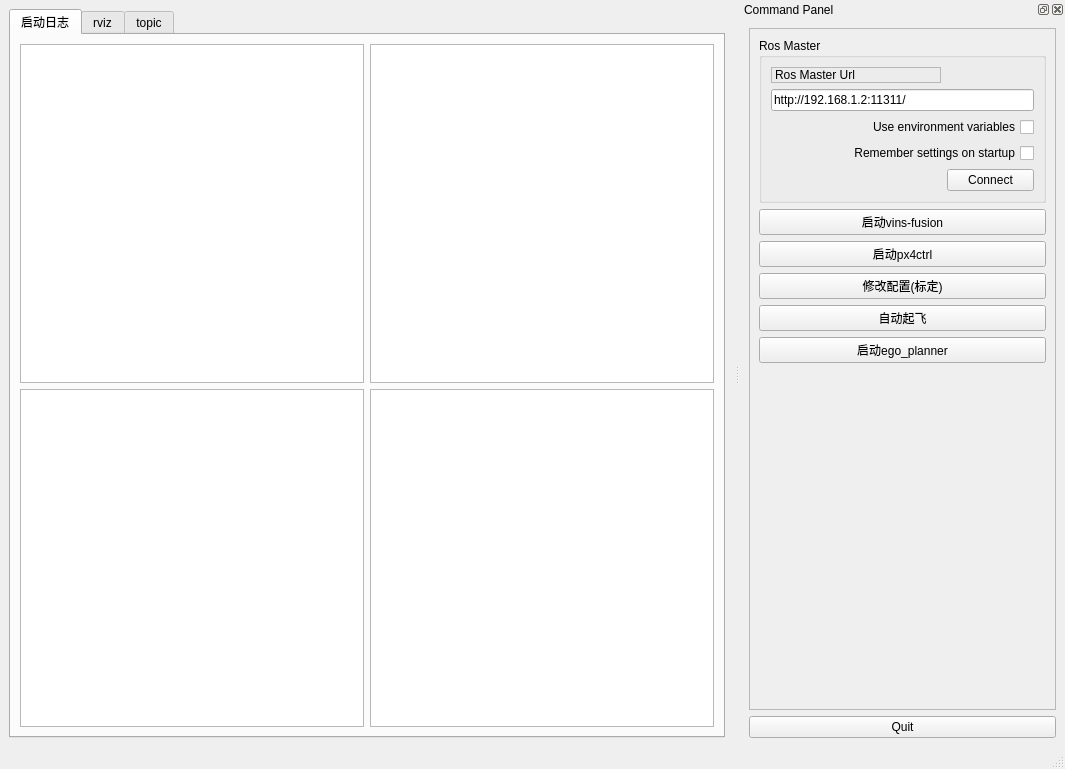
<?xml version="1.0" encoding="UTF-8"?>
<ui version="4.0">
 <class>MainWindowDesign</class>
 <widget class="QMainWindow" name="MainWindowDesign">
  <property name="geometry">
   <rect>
    <x>0</x>
    <y>0</y>
    <width>1065</width>
    <height>769</height>
   </rect>
  </property>
  <property name="windowTitle">
   <string>QRosApp</string>
  </property>
  <property name="windowIcon">
   <iconset>
    <normaloff>:/images/icon.png</normaloff>:/images/icon.png</iconset>
  </property>
  <property name="locale">
   <locale language="English" country="Australia"/>
  </property>
  <widget class="QWidget" name="centralwidget">
   <layout class="QGridLayout" name="gridLayout_2">
    <item row="0" column="0">
     <widget class="QTabWidget" name="tab_manager">
      <property name="enabled">
       <bool>true</bool>
      </property>
      <property name="minimumSize">
       <size>
        <width>100</width>
        <height>0</height>
       </size>
      </property>
      <property name="locale">
       <locale language="English" country="Australia"/>
      </property>
      <property name="currentIndex">
       <number>0</number>
      </property>
      <widget class="QWidget" name="tab_log">
       <attribute name="title">
        <string>启动日志</string>
       </attribute>
       <layout class="QGridLayout" name="gridLayout_3">
        <item row="0" column="0">
         <widget class="QPlainTextEdit" name="txtEdit_launchVins">
          <property name="enabled">
           <bool>true</bool>
          </property>
         </widget>
        </item>
        <item row="4" column="0">
         <widget class="QPlainTextEdit" name="txtEdit_launchTakeoff"/>
        </item>
        <item row="0" column="1">
         <widget class="QPlainTextEdit" name="txtEdit_launchPx4ctrl"/>
        </item>
        <item row="4" column="1">
         <widget class="QPlainTextEdit" name="txtEdit_launchPlanner"/>
        </item>
       </layout>
      </widget>
      <widget class="QWidget" name="tab_rviz">
       <attribute name="title">
        <string>rviz</string>
       </attribute>
      </widget>
      <widget class="QWidget" name="tab_topic">
       <attribute name="title">
        <string>topic</string>
       </attribute>
      </widget>
     </widget>
    </item>
   </layout>
  </widget>
  <widget class="QMenuBar" name="menubar">
   <property name="geometry">
    <rect>
     <x>0</x>
     <y>0</y>
     <width>1065</width>
     <height>28</height>
    </rect>
   </property>
  </widget>
  <widget class="QStatusBar" name="statusbar"/>
  <widget class="QDockWidget" name="dock_status">
   <property name="enabled">
    <bool>true</bool>
   </property>
   <property name="sizePolicy">
    <sizepolicy hsizetype="Minimum" vsizetype="Preferred">
     <horstretch>0</horstretch>
     <verstretch>0</verstretch>
    </sizepolicy>
   </property>
   <property name="minimumSize">
    <size>
     <width>325</width>
     <height>574</height>
    </size>
   </property>
   <property name="floating">
    <bool>false</bool>
   </property>
   <property name="allowedAreas">
    <set>Qt::RightDockWidgetArea</set>
   </property>
   <property name="windowTitle">
    <string>Command Panel</string>
   </property>
   <attribute name="dockWidgetArea">
    <number>2</number>
   </attribute>
   <widget class="QWidget" name="dockWidgetContents_2">
    <layout class="QVBoxLayout" name="verticalLayout">
     <item>
      <widget class="QFrame" name="frame">
       <property name="sizePolicy">
        <sizepolicy hsizetype="Minimum" vsizetype="Preferred">
         <horstretch>0</horstretch>
         <verstretch>0</verstretch>
        </sizepolicy>
       </property>
       <property name="frameShape">
        <enum>QFrame::StyledPanel</enum>
       </property>
       <property name="frameShadow">
        <enum>QFrame::Raised</enum>
       </property>
       <layout class="QVBoxLayout" name="verticalLayout_3">
        <item>
         <widget class="QGroupBox" name="groupBox">
          <property name="title">
           <string>Ros Master</string>
          </property>
          <layout class="QGridLayout" name="gridLayout">
           <item row="1" column="0" colspan="2">
            <widget class="QLineEdit" name="line_edit_master">
             <property name="text">
              <string>http://192.168.1.2:11311/</string>
             </property>
            </widget>
           </item>
           <item row="3" column="0" colspan="2">
            <widget class="QCheckBox" name="checkbox_remember_settings">
             <property name="layoutDirection">
              <enum>Qt::RightToLeft</enum>
             </property>
             <property name="text">
              <string>Remember settings on startup</string>
             </property>
            </widget>
           </item>
           <item row="0" column="0">
            <widget class="QLabel" name="label">
             <property name="frameShape">
              <enum>QFrame::StyledPanel</enum>
             </property>
             <property name="frameShadow">
              <enum>QFrame::Raised</enum>
             </property>
             <property name="text">
              <string>Ros Master Url</string>
             </property>
            </widget>
           </item>
           <item row="4" column="1">
            <widget class="QPushButton" name="button_connect">
             <property name="enabled">
              <bool>true</bool>
             </property>
             <property name="sizePolicy">
              <sizepolicy hsizetype="MinimumExpanding" vsizetype="Fixed">
               <horstretch>0</horstretch>
               <verstretch>0</verstretch>
              </sizepolicy>
             </property>
             <property name="toolTip">
              <string>Set the target to the current joint trajectory state.</string>
             </property>
             <property name="statusTip">
              <string>Clear all waypoints and set the target to the current joint trajectory state.</string>
             </property>
             <property name="text">
              <string>Connect</string>
             </property>
            </widget>
           </item>
           <item row="4" column="0">
            <spacer name="horizontalSpacer">
             <property name="orientation">
              <enum>Qt::Horizontal</enum>
             </property>
             <property name="sizeHint" stdset="0">
              <size>
               <width>170</width>
               <height>21</height>
              </size>
             </property>
            </spacer>
           </item>
           <item row="2" column="0" colspan="2">
            <widget class="QCheckBox" name="checkbox_use_environment">
             <property name="layoutDirection">
              <enum>Qt::RightToLeft</enum>
             </property>
             <property name="text">
              <string>Use environment variables</string>
             </property>
            </widget>
           </item>
          </layout>
         </widget>
        </item>
        <item>
         <widget class="QPushButton" name="btn_launchVins">
          <property name="text">
           <string>启动vins-fusion</string>
          </property>
         </widget>
        </item>
        <item>
         <widget class="QPushButton" name="btn_launchPx4ctrl">
          <property name="text">
           <string>启动px4ctrl</string>
          </property>
         </widget>
        </item>
        <item>
         <widget class="QPushButton" name="btn_config">
          <property name="text">
           <string>修改配置(标定)</string>
          </property>
         </widget>
        </item>
        <item>
         <widget class="QPushButton" name="btn_launchTakeoff">
          <property name="text">
           <string>自动起飞</string>
          </property>
         </widget>
        </item>
        <item>
         <widget class="QPushButton" name="btn_launchPlanner">
          <property name="text">
           <string>启动ego_planner</string>
          </property>
         </widget>
        </item>
        <item>
         <spacer name="verticalSpacer_3">
          <property name="orientation">
           <enum>Qt::Vertical</enum>
          </property>
          <property name="sizeHint" stdset="0">
           <size>
            <width>20</width>
            <height>233</height>
           </size>
          </property>
         </spacer>
        </item>
       </layout>
      </widget>
     </item>
     <item>
      <widget class="QPushButton" name="quit_button">
       <property name="sizePolicy">
        <sizepolicy hsizetype="MinimumExpanding" vsizetype="Fixed">
         <horstretch>0</horstretch>
         <verstretch>0</verstretch>
        </sizepolicy>
       </property>
       <property name="text">
        <string>Quit</string>
       </property>
      </widget>
     </item>
    </layout>
   </widget>
  </widget>
  <action name="action_Quit">
   <property name="text">
    <string>&amp;Quit</string>
   </property>
   <property name="shortcut">
    <string>Ctrl+Q</string>
   </property>
   <property name="shortcutContext">
    <enum>Qt::ApplicationShortcut</enum>
   </property>
  </action>
  <action name="action_Preferences">
   <property name="text">
    <string>&amp;Preferences</string>
   </property>
  </action>
  <action name="actionAbout">
   <property name="text">
    <string>&amp;About</string>
   </property>
  </action>
  <action name="actionAbout_Qt">
   <property name="text">
    <string>About &amp;Qt</string>
   </property>
  </action>
 </widget>
 <resources/>
 <connections>
  <connection>
   <sender>action_Quit</sender>
   <signal>triggered()</signal>
   <receiver>MainWindowDesign</receiver>
   <slot>close()</slot>
   <hints>
    <hint type="sourcelabel">
     <x>-1</x>
     <y>-1</y>
    </hint>
    <hint type="destinationlabel">
     <x>399</x>
     <y>299</y>
    </hint>
   </hints>
  </connection>
  <connection>
   <sender>quit_button</sender>
   <signal>clicked()</signal>
   <receiver>MainWindowDesign</receiver>
   <slot>close()</slot>
   <hints>
    <hint type="sourcelabel">
     <x>859</x>
     <y>552</y>
    </hint>
    <hint type="destinationlabel">
     <x>469</x>
     <y>299</y>
    </hint>
   </hints>
  </connection>
 </connections>
</ui>
